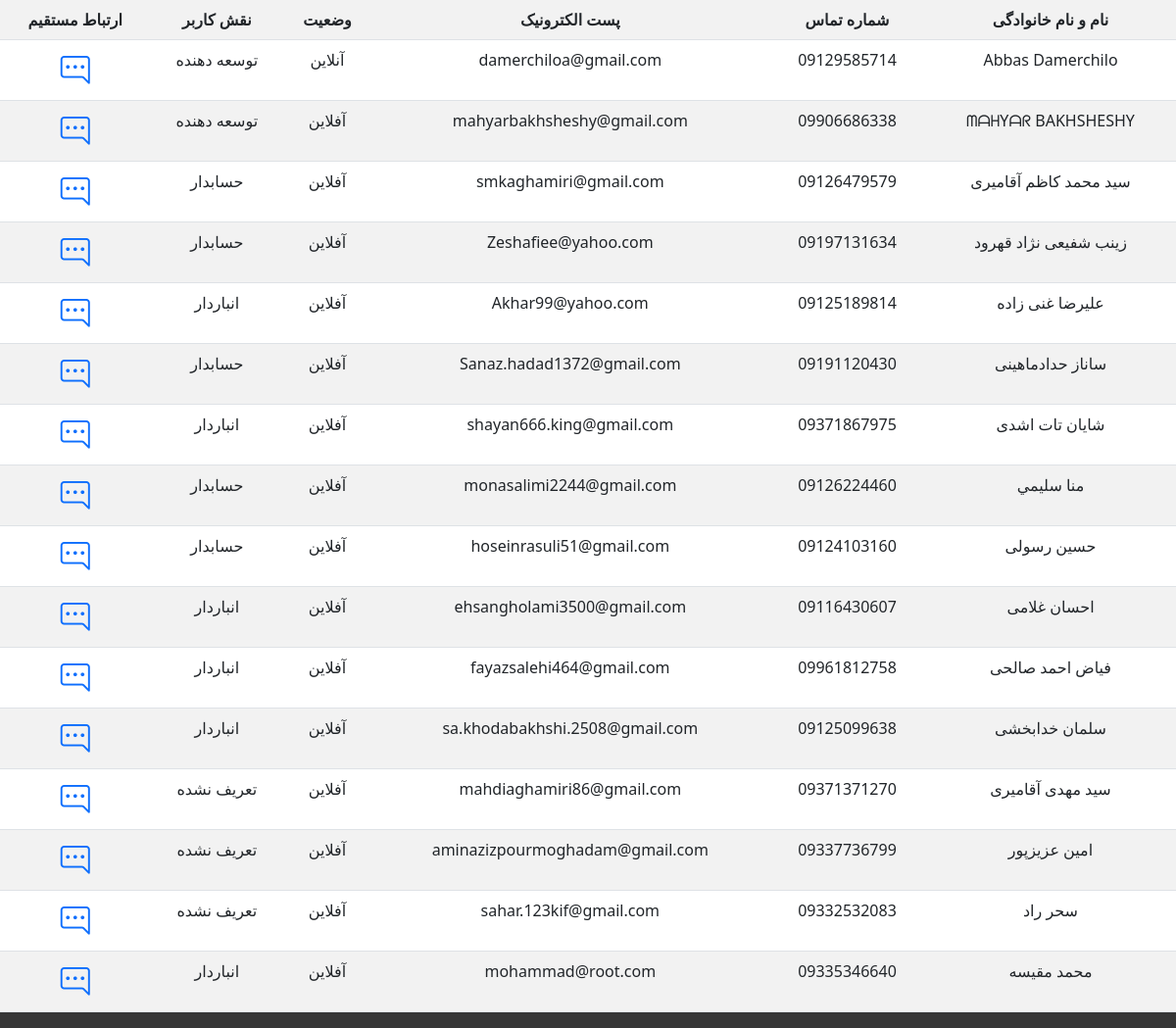
Screenshot of /accounts/ with the database file from the repository.
### account/models.py (models this page shows, shortened)
class user_accounts(AbstractBaseUser, PermissionsMixin):
    email = models.CharField(max_length=120,unique=True, verbose_name='پست الکترونیک')
    first_name = models.CharField(max_length=100, blank=True, null=True, verbose_name='نام')
    last_name = models.CharField(max_length=100, blank=True, null=True, verbose_name='نام خانوادگی')
    phoneNumber = models.CharField(max_length=20, unique=True, verbose_name='شماره تماس')
    codeMelli = models.CharField(max_length=20, unique=True, verbose_name='کد ملی')
    is_active = models.BooleanField(default=True, verbose_name='وضعیت کاربر')
    is_staff = models.BooleanField(default=False, verbose_name='وضعیت راهبری')
    is_inventor = models.BooleanField(default=False, verbose_name='انبار دار')
    is_calculator = models.BooleanField(default=False, verbose_name='حسابدار')
    status = models.BooleanField(null=True, verbose_name='وضعیت')
    category = models.IntegerField(choices=USER_CATEGORY, default=0, verbose_name='دسته پرسنلی')
    last_activity = models.DateTimeField(null=True, blank=True)
    date_joined = forms.DateTimeField(
        label='Date Joined',
        widget=forms.DateTimeInput(attrs={'type': 'datetime-local'}),
    )
    last_login = models.DateTimeField(auto_now_add=True, verbose_name='آخرین فعالیت')
    USERNAME_FIELD = 'email'
    REQUIRED_FIELDS = []
    objects = CustomUserManager()
    class Meta:
        verbose_name = 'کاربر'
        verbose_name_plural = 'کاربران سایت'

### account/views.py (the view)
# urls.py: path("", accountsView, name = "accounts"),
def accountsView(request):
    return render(request, "accounts/accounts.html")

### account/context_processors.py (called while the page is built)
def accuonts_list(request):
    accounts = user_accounts.objects.all()
    return {'accounts' : accounts}

### template/accounts/accounts.html (shortened to what this page needs)
{% extends 'base.html' %}
{% load static %}
{% block CSS %}
<link rel="stylesheet" href="{% static 'assets/css/accounts/accounts.css' %}">
{% endblock %}
{% block CONTENT %}
<table class="table table-striped text-center">
    <tr>
        <th>نام و نام خانوادگی</th>
        <th>شماره تماس</th>
        <th>پست الکترونیک</th>
        <th>وضعیت</th>
        <th>نقش کاربر</th>
        <th>ارتباط مستقیم</th>
    </tr>
    {% for user in accounts %}
    <tr>
        <td>{{ user.first_name }} {{ user.last_name }}</td>
        <td>{{ user.phoneNumber }}</td>
        <td>{{ user.email }}</td>
        <td>{% if user.status %}آنلاین{% else %}آفلاین{% endif %}</td>
        <td>{% if user.is_staff %}توسعه دهنده{% elif user.is_superuser %}مدیریت{% elif user.is_inventor %}انباردار{% elif user.is_calculator %}حسابدار{% else %}تعریف نشده{% endif %}</td>
        <td><a href="/chat/{{ user.phoneNumber }}"><i class="bi bi-chat-right-dots sip"></i></a></td>
    </tr>
    {% endfor %}
</table>
{% endblock %}

### static/assets/css/accounts/accounts.css (style rules this page uses)
.sip { font-size: 30px; }

### static/assets/css/style.css (style rules this page uses)
:root { --wttc: #ffffff; --bktc: rgb(33, 33, 33); --betc: rgb(28, 51, 255); --bebc: rgb(28, 51, 255); }
body { background-color: rgb(54, 54, 54); }

### rows the page displays
user_accounts: first_name "Abbas", last_name "Damerchilo", phoneNumber "09129585714", email "damerchiloa@gmail.com", status "آنلاین", is_staff "توسعه دهنده"
user_accounts: first_name "ᗰᗩᕼYᗩᖇ", last_name "BAKHSHESHY", phoneNumber "09906686338", email "mahyarbakhsheshy@gmail.com", status "آفلاین", is_staff "توسعه دهنده"
user_accounts: first_name "سید محمد کاظم", last_name "آقامیری", phoneNumber "09126479579", email "smkaghamiri@gmail.com", status "آفلاین", is_staff "حسابدار"
user_accounts: first_name "زینب", last_name "شفیعی نژاد قهرود", phoneNumber "09197131634", email "Zeshafiee@yahoo.com", status "آفلاین", is_staff "حسابدار"
user_accounts: first_name "علیرضا", last_name "غنی زاده", phoneNumber "09125189814", email "Akhar99@yahoo.com", status "آفلاین", is_staff "انباردار"
user_accounts: first_name "ساناز", last_name "حدادماهینی", phoneNumber "09191120430", email "Sanaz.hadad1372@gmail.com", status "آفلاین", is_staff "حسابدار"
user_accounts: first_name "شایان", last_name "تات اشدی", phoneNumber "09371867975", email "shayan666.king@gmail.com", status "آفلاین", is_staff "انباردار"
user_accounts: first_name "منا", last_name "سليمي", phoneNumber "09126224460", email "monasalimi2244@gmail.com", status "آفلاین", is_staff "حسابدار"
user_accounts: first_name "حسین", last_name "رسولی", phoneNumber "09124103160", email "hoseinrasuli51@gmail.com", status "آفلاین", is_staff "حسابدار"
user_accounts: first_name "احسان", last_name "غلامی", phoneNumber "09116430607", email "ehsangholami3500@gmail.com", status "آفلاین", is_staff "انباردار"
user_accounts: first_name "فیاض", last_name "احمد صالحی", phoneNumber "09961812758", email "fayazsalehi464@gmail.com", status "آفلاین", is_staff "انباردار"
user_accounts: first_name "سلمان", last_name "خدابخشی", phoneNumber "09125099638", email "sa.khodabakhshi.2508@gmail.com", status "آفلاین", is_staff "انباردار"
user_accounts: first_name "سید مهدی", last_name "آقامیری", phoneNumber "09371371270", email "mahdiaghamiri86@gmail.com", status "آفلاین", is_staff "تعریف نشده"
user_accounts: first_name "امین", last_name "عزیزپور", phoneNumber "09337736799", email "aminazizpourmoghadam@gmail.com", status "آفلاین", is_staff "تعریف نشده"
user_accounts: first_name "سحر", last_name "راد", phoneNumber "09332532083", email "sahar.123kif@gmail.com", status "آفلاین", is_staff "تعریف نشده"
user_accounts: first_name "محمد", last_name "مقیسه", phoneNumber "09335346640", email "mohammad@root.com", status "آفلاین", is_staff "انباردار"
